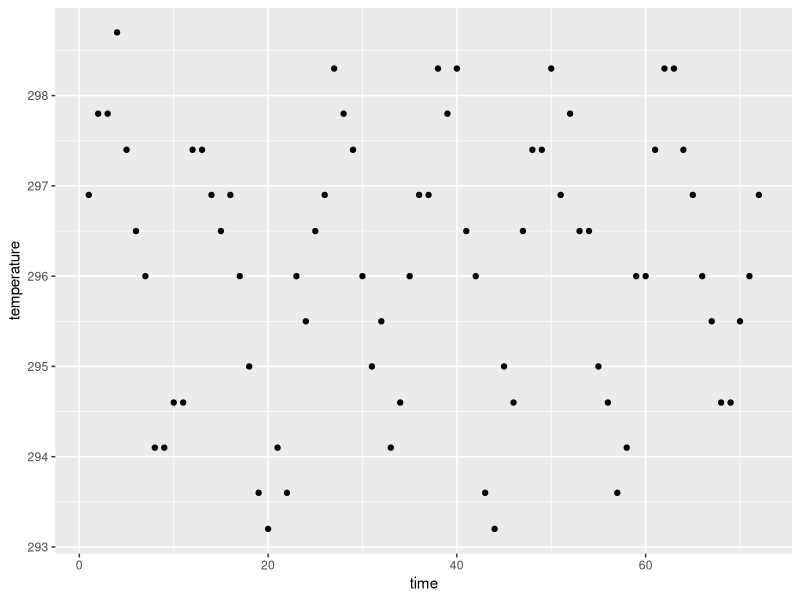
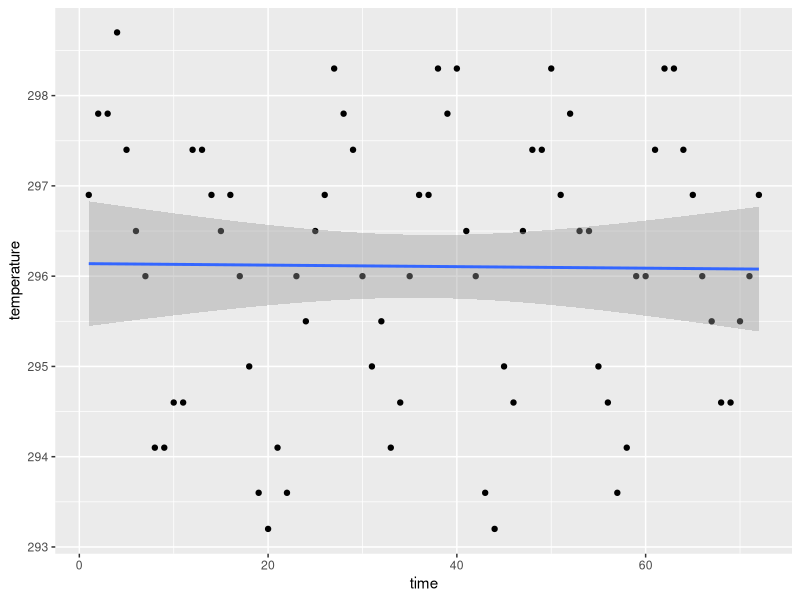
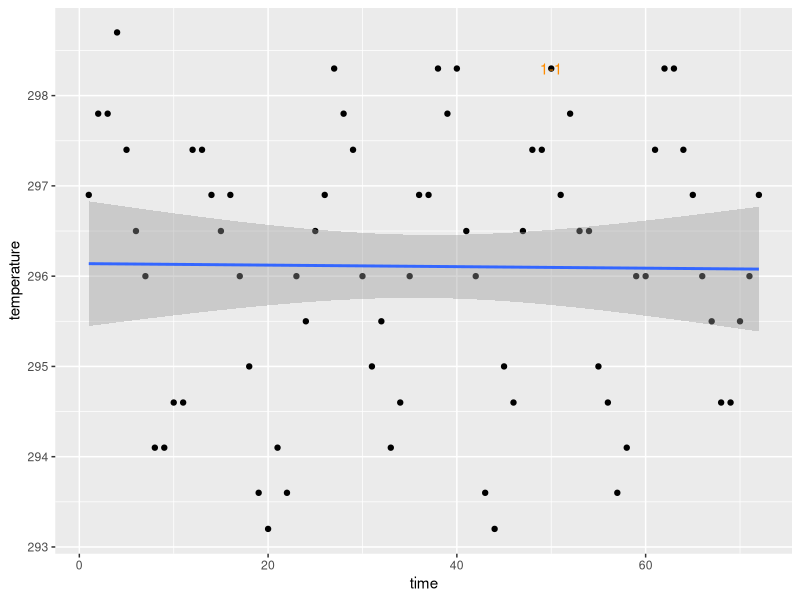
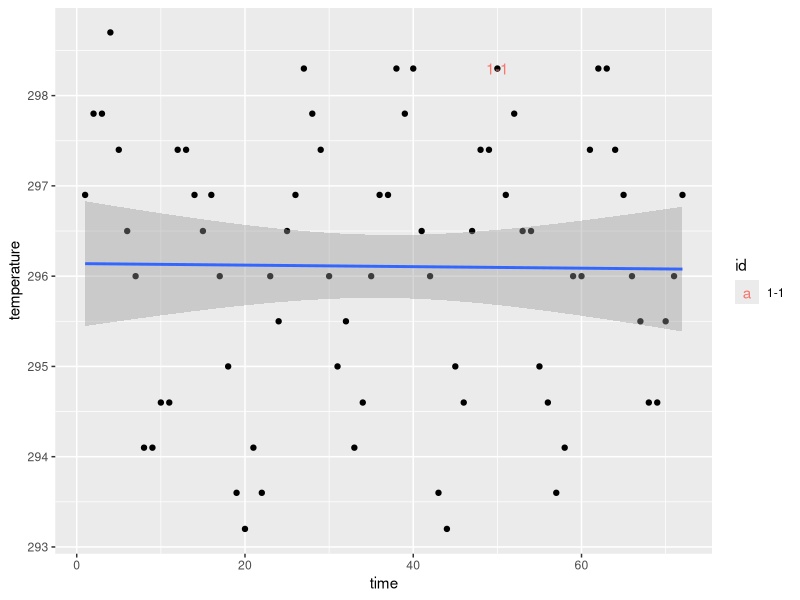
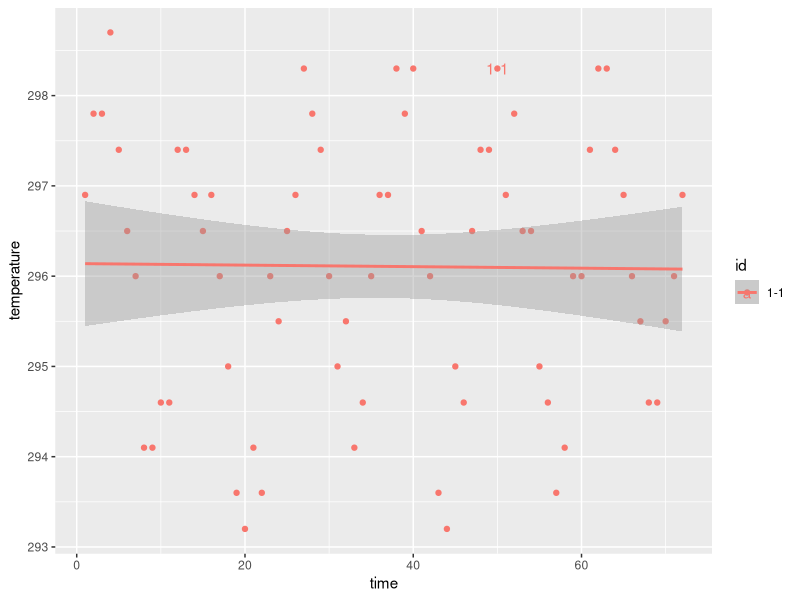

Here is the R script that generated these plots, in order: (Note: this script raises an error after producing the figures.)
## ---- chunk 1
knitr::opts_chunk$set(echo = TRUE)
library(tidyverse)
library(lubridate)
## ---- chunk 2
data(nasa, package="GGally")
nasa %>% filter(id=="1-1") %>%
  ggplot(aes(x = time, y= temperature)) + geom_point()
## ---- chunk 3
nasa %>% filter(id=="1-1") %>%
  ggplot(aes(x = time, y= temperature)) + geom_point() +
  geom_smooth(method="lm")
## ---- chunk 4
nasa %>% filter(id=="1-1") %>%
  ggplot(aes(x = time, y= temperature)) + geom_point() +
  geom_smooth(method="lm") +
  geom_text(aes(x = time, y= temperature, label=id), colour="darkorange", 
            data=nasa %>% filter(id=="1-1", time==50))
## ---- chunk 5
nasa %>% filter(id=="1-1") %>%
  ggplot(aes(x = time, y= temperature)) + geom_point() +
  geom_smooth(method="lm") +
  geom_text(aes(x = time, y= temperature, label=id, colour=id),  
            data=nasa %>% filter(id=="1-1", time==50))
## ---- chunk 6
nasa %>% filter(id=="1-1") %>%
  ggplot(aes(x = time, y= temperature, colour=id)) + geom_point() +
  geom_smooth(method="lm") +
  geom_text(aes(x = time, y= temperature, label=id), 
            data=nasa %>% filter(id=="1-1", time==50))
## ---- chunk 7
data(box, package="classdata")
box$Total.Gross.adjust = box$Total.Gross * 10^8 * (log(box$Total.Gross) < 5) + box$Total.Gross * (log(box$Total.Gross) >= 5) 

box_summary <- box %>% group_by(Movie, Distributor) %>%
  summarize(
    Date = max(Date),
    Week = max(Week),
    Max.Gross.adjust = max(Total.Gross.adjust),
    First.Gross.adjust = min(Total.Gross.adjust)
  )

box %>% filter(Total.Gross.adjust > 1 * 10^8 & Week < 100) %>%
  ggplot(aes(x = Week, y = Total.Gross.adjust, 
        group = interaction(Movie, Distributor))) + 
  geom_line() + 
  geom_text(aes(x = Week, y = Max.Gross.adjust, label = Movie, color = Movie), 
        data = box_summary %>% arrange(desc(Max.Gross.adjust)) %>% head(3))
